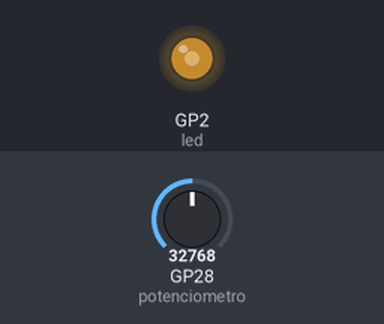
A program run on a simulated Raspberry Pi Pico running MicroPython. Parts: output pins drawn as LEDs (lit = HIGH). Inputs (shaded band) come from the test bench; at power-on: GP28 (potenciometro) = 32768 (analog values on the 0–65535 scale).

Above: at 1.2 s.
1.3 s: GP28 (potenciometro) set to 45874
At 1.9 s:
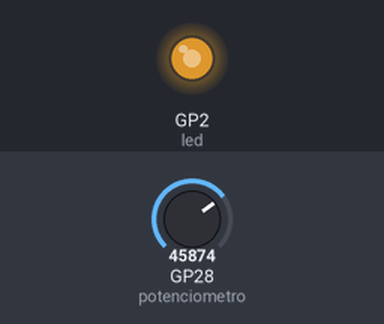
2.8 s: GP28 (potenciometro) set to 57670
At 3.1 s:
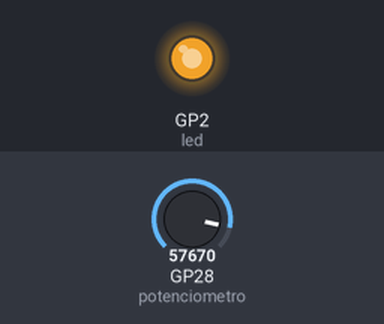
4.3 s: GP28 (potenciometro) set to 7864
At 5.4 s:
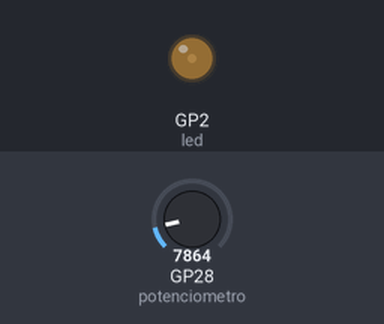
5.8 s: GP28 (potenciometro) set to 0
At 6.6 s:
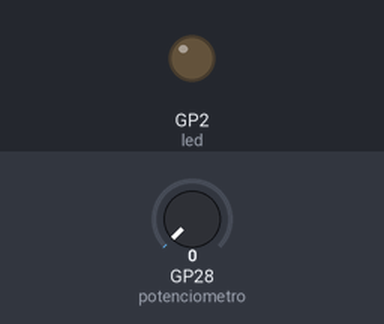
Timing chart, 0 to 8.3 s (numbered marks = the images above; inputs shaded):
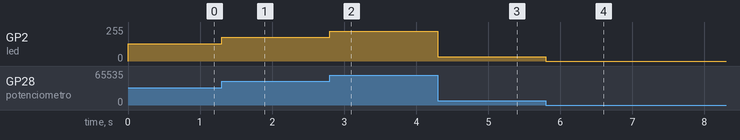

The program:

PWM_LED.py
```python
#Añadiremos la nueva libreria PWM, tambien utilizaremos ADC y Pin
from machine import Pin, ADC, PWM
import time
#Asignaremos a potenciometro la lectura ADC del pin 28
potenciometro = ADC(28)
#Led se le asignan las propiedades de PWM al Pin 2
led = PWM(Pin(2))
#Frecuencia de trabajo
led.freq(1000)

while True:
    #Ciclo util del PWM, es el valor del Potenciometro
    led.duty_u16(potenciometro.read_u16())
```

Measured:
- after the input at 1.3 s, GP2 (led): 128/255 → 178/255 at once
- after the input at 2.8 s, GP2 (led): 178/255 → 224/255 at once
- after the input at 4.3 s, GP2 (led): 224/255 → 31/255 at once
- after the input at 5.8 s, GP2 (led): 31/255 → 0/255 at once
